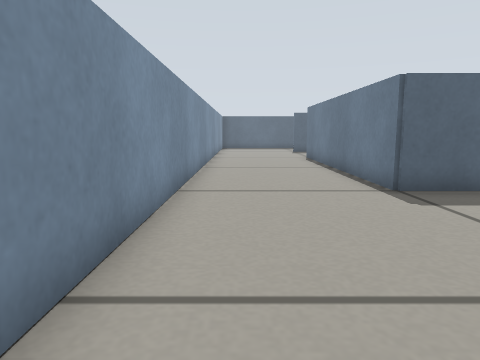
view 1 (above)

17 first-person views from a walk through a robot-simulator world made for Gazebo. The camera is 0.26 m above the floor, tilts 8° down and sees 70° across. The floor is counted in squares, 0.2 m on a side. Each view is taken from the middle of a square. On the plan, view 1 faces up. The plan holds only what a view shows up to about 14 squares ahead; the rest is blank.

view 2
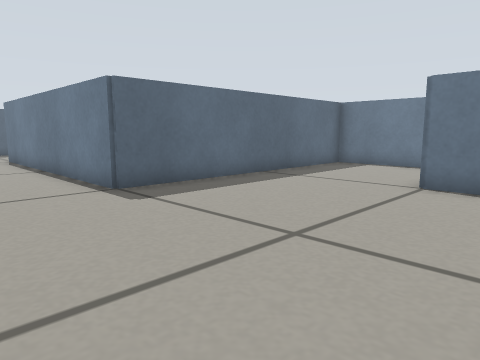

view 3
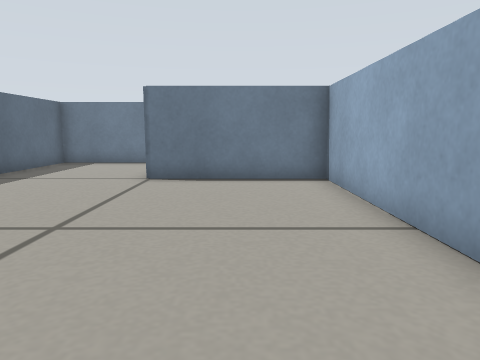

view 4
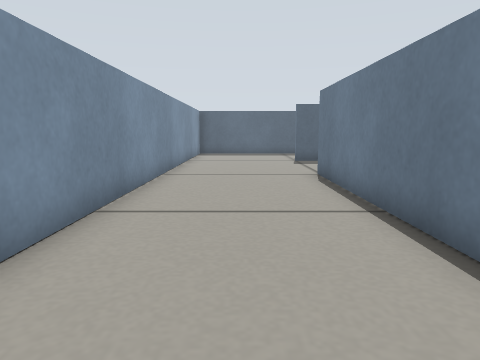

view 5
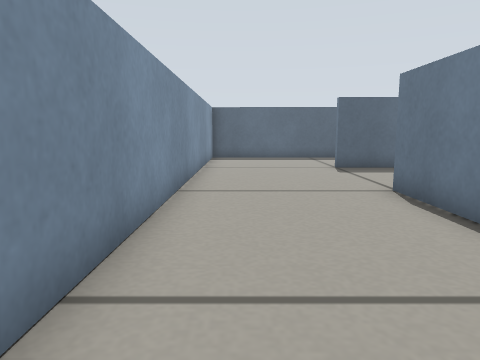

view 6
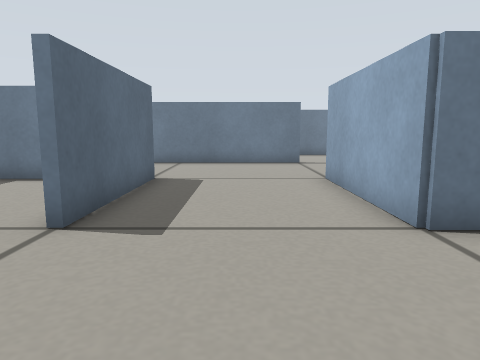

view 7
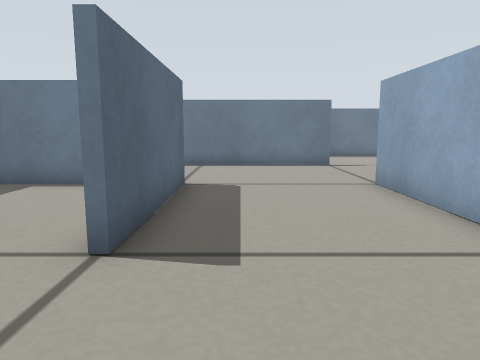

view 8
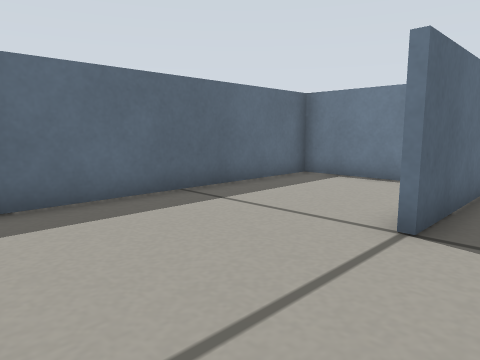

view 9
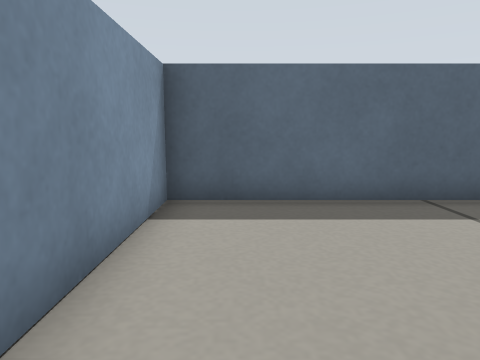

view 10
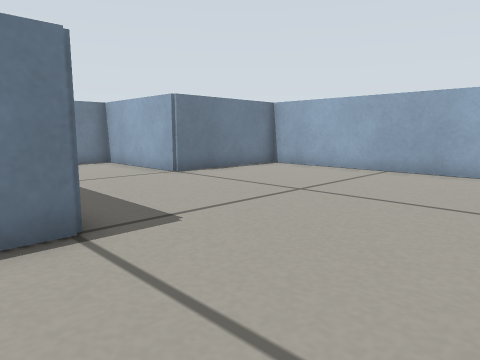

view 11
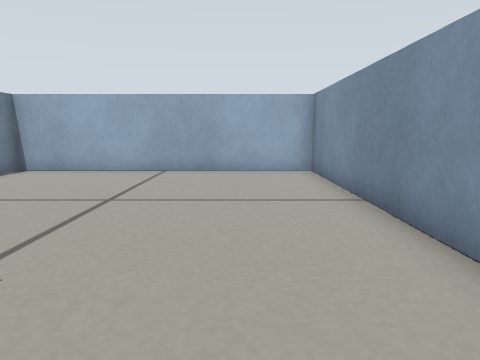

view 12
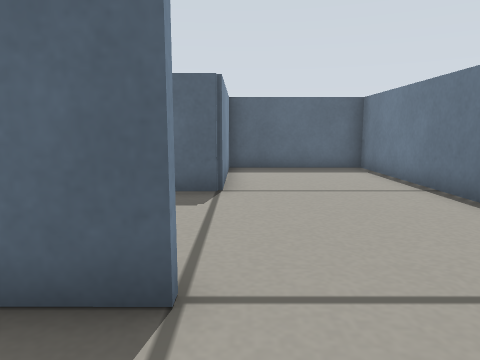

view 13
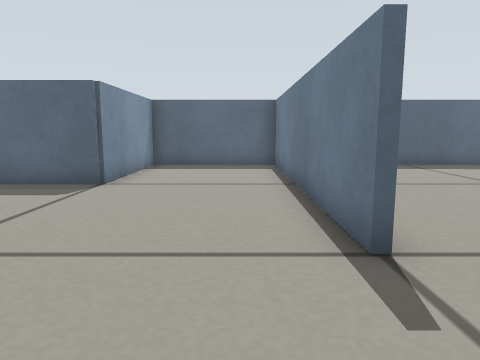

view 14
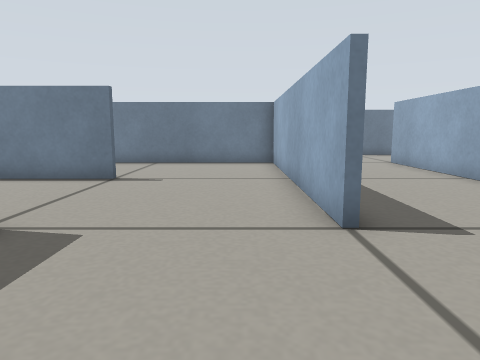

view 15
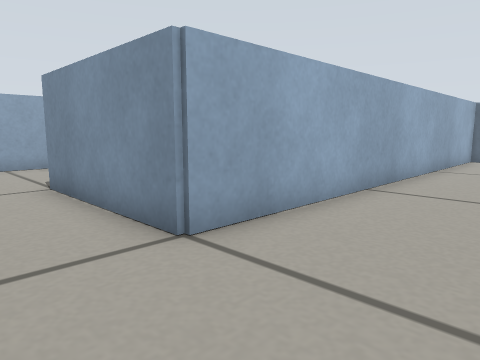

view 16
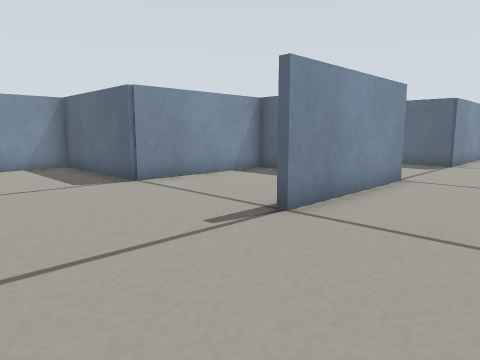

view 17
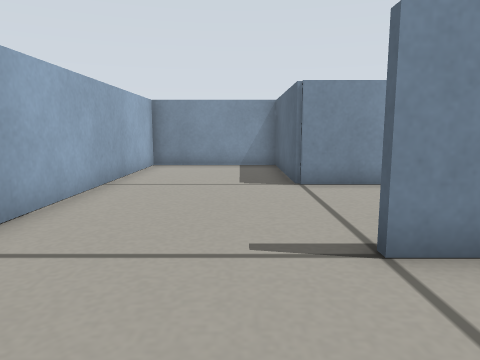

### Floor plan
Points are (right, up) in squares from view 1. A wall is a line through its corners. A room is listed if a view was taken in it or the views show most of it. See-through windows are left out.
Room 1 (views 1, 2, 3, 4, 5, 6, 7, 8, 9, 10, 11)
walls: (-1.4, 21.4) (-1.4, -2.4) (8.1, -2.4); (13.3, 7.4) (3.4, 7.4) (3.4, 17.6) (8.5, 17.6); (13.4, 18.4) (13.4, 27.4) (8.6, 27.4) (8.6, 22.4) (3.4, 22.4); (13.4, 3.2) (13.4, 6.8); (8.4, -2.5) (8.4, 2.6) (12.8, 2.6)
ways out: opening at (10.5, 18.8) to room 2; opening at (1, 22) to room 4
Room 2 (views 12, 13, 14, 15, 16, 17)
walls: (18.6, 14.8) (18.6, 12.4) (16.8, 12.4); (13.4, 17.4) (13.4, 18.4); (8.4, 12.6) (18.3, 12.6); (8.5, 17.4) (7.1, 17.4); (4.3, 7.6) (18.6, 7.6) (18.6, 2.5); (21.4, 27.4) (18.2, 27.4)
ways out: opening at (10.5, 18.8) to room 1; opening at (18, 0) to room 3
Room 3 (no view inside)
walls: (14.5, 7.4) (13.6, 7.4) (13.6, 2.4) (8.6, 2.4) (8.6, -2.4); (8.1, -2.4) (18.8, -2.4)
ways out: opening at (18, 0) to room 2
Room 4 (no view inside)
walls: (8.4, 24.2) (8.4, 27.4) (-1.4, 27.4) (-1.4, 21.4)
ways out: opening at (1, 22) to room 1

Positions as (right, up) in squares from view 1, and headings:
1: (0, 0), facing up
2: (0, 0), facing up-right
3: (-1, 0), facing right
4: (1, 7), facing up
5: (0, 10), facing up
6: (-1, 20), facing right
7: (0, 21), facing right
8: (-1, 21), facing up-right
9: (0, 21), facing up
10: (-1, 9), facing down-right
11: (1, 9), facing down
12: (9, 15), facing up
13: (12, 14), facing up
14: (4, 14), facing right
15: (21, 11), facing down-left
16: (22, -2), facing up-left
17: (22, 1), facing left
